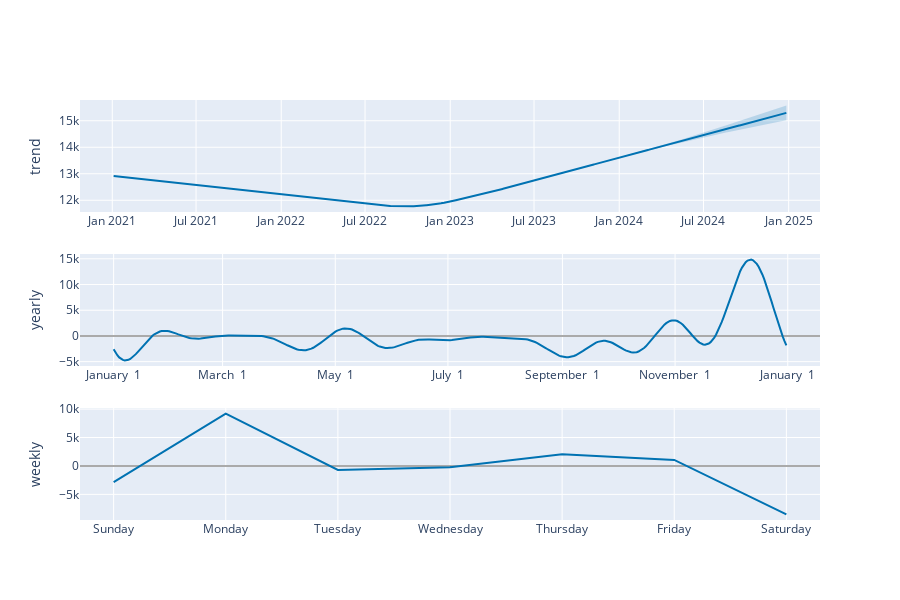

Here is the notebook cell this chart was saved with:
### Code cell
plot_components_plotly(m, forecast)

### Figure 1 — Plotly figure (JSON) as saved in the notebook; plotly's stock layout.template omitted (floating-point values rounded to 4 significant figures; data arrays with more than 128 entries replaced by an {"elided": "..."} marker saying what was removed)
{"data": [{"line": {"color": "#0072B2", "width": 2}, "mode": "lines", "name": "trend", "type": "scatter", "x": {"elided": "969 str values"}, "xaxis": "x", "y": {"elided": "969 float values"}, "yaxis": "y"}, {"line": {"color": "rgba(0, 114, 178, 0.2)", "width": 0}, "mode": "lines", "name": "trend_upper", "type": "scatter", "x": {"elided": "969 str values"}, "xaxis": "x", "y": {"elided": "969 float values"}, "yaxis": "y"}, {"fill": "tonexty", "fillcolor": "rgba(0, 114, 178, 0.2)", "line": {"color": "rgba(0, 114, 178, 0.2)", "width": 0}, "mode": "lines", "name": "trend_lower", "type": "scatter", "x": {"elided": "969 str values"}, "xaxis": "x", "y": {"elided": "969 float values"}, "yaxis": "y"}, {"line": {"color": "#0072B2", "width": 2}, "mode": "lines", "name": "yearly", "type": "scatter", "x": {"elided": "365 str values"}, "xaxis": "x2", "y": {"elided": "365 float values"}, "yaxis": "y2"}, {"line": {"color": "#0072B2", "width": 2}, "mode": "lines", "name": "weekly", "type": "scatter", "x": ["2017-01-01T00:00:00", "2017-01-02T00:00:00", "2017-01-03T00:00:00", "2017-01-04T00:00:00", "2017-01-05T00:00:00", "2017-01-06T00:00:00", "2017-01-07T00:00:00"], "xaxis": "x3", "y": [-2849.0, 9206.0, -698.8, -242.9, 2044.0, 1063.0, -8523.0], "yaxis": "y3"}], "layout": {"height": 600, "showlegend": false, "width": 900, "xaxis": {"anchor": "y", "domain": [0, 1], "range": ["2020-10-23T08:24:00", "2025-03-09T15:36:00"], "type": "date"}, "xaxis2": {"anchor": "y2", "domain": [0, 1], "range": ["2016-12-13T18:54:02.958904115", "2018-01-18T11:04:57.863013581"], "tickformat": "%B %e", "type": "date"}, "xaxis3": {"anchor": "y3", "domain": [0, 1], "range": ["2016-12-31T16:48:00", "2017-01-07T07:12:00"], "tickformat": "%A", "type": "date"}, "yaxis": {"anchor": "x", "domain": [0.7333, 1], "rangemode": "normal", "title": {"text": "trend"}, "zerolinecolor": "#AAA"}, "yaxis2": {"anchor": "x2", "domain": [0.3667, 0.6333], "title": {"text": "yearly"}, "zerolinecolor": "#AAA"}, "yaxis3": {"anchor": "x3", "domain": [0, 0.2667], "title": {"text": "weekly"}, "zerolinecolor": "#AAA"}}}
